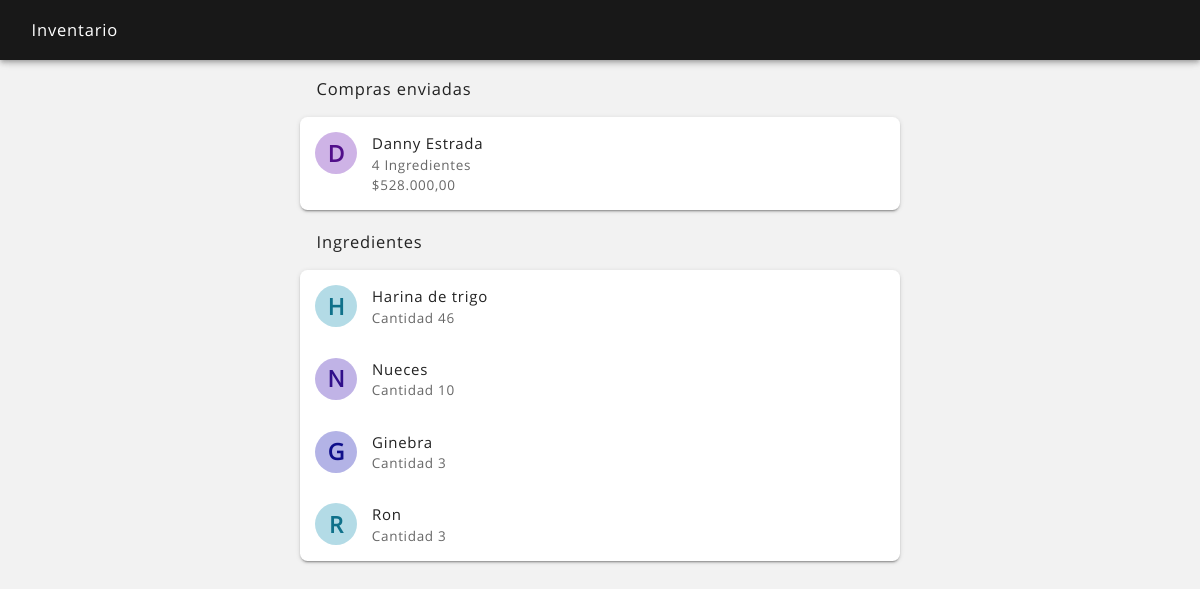
Page /inventario_ver.php (signed in) on the earlier database version.
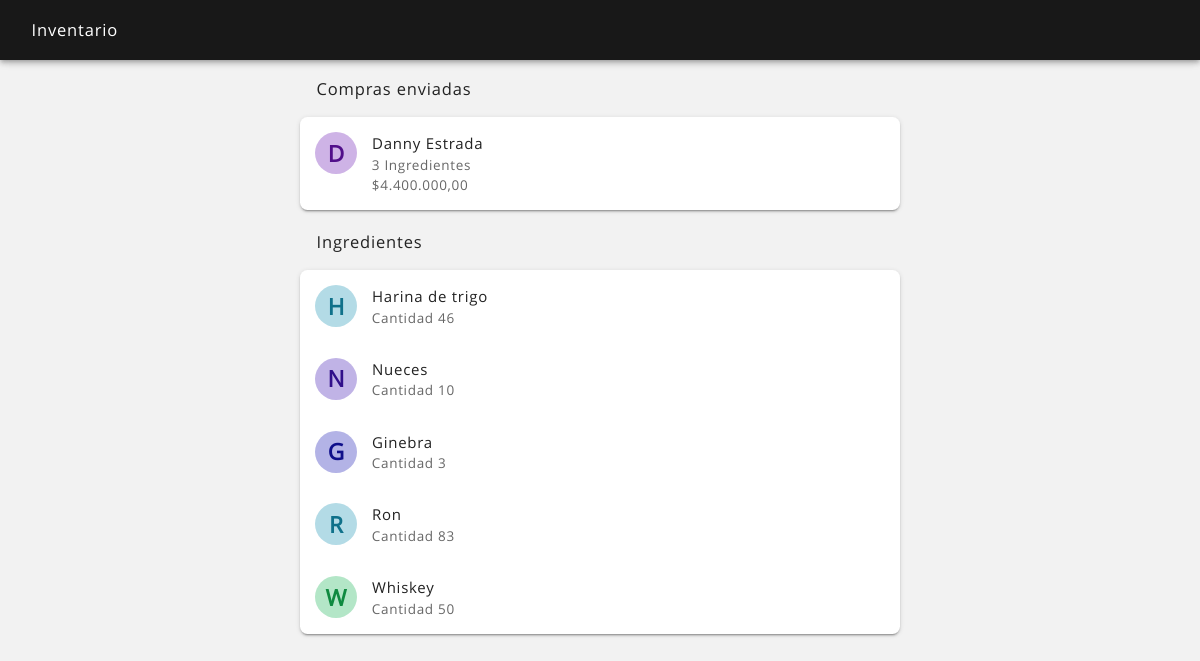
Same page on the later database version.
### tables this page shows
CREATE TABLE `compra` (
  `compra_id` int(11) NOT NULL,
  `fecha_alta` datetime NOT NULL,
  `fecha_mod` datetime NOT NULL,
  `fecha_baja` datetime NOT NULL,
  `usuario_alta` int(11) NOT NULL,
  `usuario_mod` int(11) NOT NULL,
  `usuario_baja` int(11) NOT NULL,
  `estado` text NOT NULL,
  `observacion_envio` text NOT NULL,
  `observacion_recepcion` text NOT NULL,
  `destino` int(11) NOT NULL
);

CREATE TABLE `usuario` (
  `usuario_id` int(11) NOT NULL,
  `fecha_alta` datetime NOT NULL,
  `fecha_mod` datetime NOT NULL,
  `fecha_baja` datetime NOT NULL,
  `usuario_alta` int(11) NOT NULL,
  `usuario_mod` int(11) NOT NULL,
  `usuario_baja` int(11) NOT NULL,
  `estado` text NOT NULL,
  `nombres` text NOT NULL,
  `apellidos` text NOT NULL,
  `documento_tipo` text NOT NULL,
  `documento_numero` text NOT NULL,
  `tipo` text NOT NULL,
  `correo` text NOT NULL,
  `contrasena` text NOT NULL,
  `telefono` text NOT NULL,
  `telefono_emergencia` text NOT NULL,
  `direccion` text NOT NULL,
  `fecha_nacimiento` date NOT NULL,
  `porcentaje_comision` text NOT NULL,
  `imagen` text NOT NULL,
  `imagen_nombre` text NOT NULL,
  `local_id` int(11) NOT NULL
);

CREATE TABLE `inventario` (
  `inventario_id` int(11) NOT NULL,
  `fecha_alta` datetime NOT NULL,
  `fecha_mod` datetime NOT NULL,
  `fecha_baja` datetime NOT NULL,
  `usuario_alta` int(11) NOT NULL,
  `usuario_mod` int(11) NOT NULL,
  `usuario_baja` int(11) NOT NULL,
  `estado` text NOT NULL,
  `cantidad_actual` text NOT NULL,
  `cantidad_minima` text NOT NULL,
  `cantidad_maxima` text NOT NULL,
  `ingrediente_id` int(11) NOT NULL,
  `local_id` int(11) NOT NULL
);

CREATE TABLE `ingrediente` (
  `ingrediente_id` int(11) NOT NULL,
  `fecha_alta` datetime NOT NULL,
  `fecha_mod` datetime NOT NULL,
  `fecha_baja` datetime NOT NULL,
  `usuario_alta` int(11) NOT NULL,
  `usuario_mod` int(11) NOT NULL,
  `usuario_baja` int(11) NOT NULL,
  `estado` text NOT NULL,
  `ingrediente` text NOT NULL,
  `tipo` text NOT NULL,
  `unidad_minima` text NOT NULL,
  `unidad_compra` text NOT NULL,
  `costo_unidad_minima` text NOT NULL,
  `costo_unidad_compra` text NOT NULL,
  `cantidad_unidad_compra` text NOT NULL,
  `proveedor_id` int(11) NOT NULL,
  `productor_id` text NOT NULL
);

### sis/variables_sesion.php (called while the page is built, shortened)
<?php
$sesion_id = $_SESSION['id'];
$correo = $_SESSION['correo'];
?>
<?php
$consulta = $conexion->query("SELECT * FROM usuario WHERE usuario_id = $sesion_id and estado = 'activo'");
if ($consulta->num_rows == 0)
{
    session_unset();
    session_destroy();
    header("location:logueo.php?caso=4&correo=$correo");
}
else
{
    while ($fila = $consulta->fetch_assoc())
    {
        $sesion_local_id = $fila['local_id'];
    }
}
?>

### sis/avatar_color.php (called while the page is built)
<?php
$pla = ord(strtolower($avatar_nombre[0]));
$ula = ord(substr($avatar_nombre, -1));
$lca = strlen($avatar_nombre);
$sca = $pla + $ula + $lca + $avatar_id;
$sca = $sca << 5;
$ab_hue = $sca;
$ab_sat = "50%";
$ab_lig = "80%";
$at_hue = $sca;
$at_sat = "80%";
$at_lig = "30%";
?>

### inventario_ver.php (the view, shortened to what the changed rows need)
<?php
include ("sis/nombre_sesion.php");
?>
<?php
include ("sis/variables_sesion.php");
?>
<?php
if(isset($_POST['body_snack'])) $body_snack = $_POST['body_snack']; elseif(isset($_GET['body_snack'])) $body_snack = $_GET['body_snack']; else $body_snack = null;
?>
<!DOCTYPE html>
<html lang="es">
<head>
    <?php
    include ("partes/head.php");
    ?>
</head>
<body <?php echo $body_snack; ?>>
<header class="rdm-toolbar--contenedor">
    <div class="rdm-toolbar--fila">
        <div class="rdm-toolbar--izquierda">
            <h2 class="rdm-toolbar--titulo">Inventario</h2>
        </div>
    </div>
</header>
<main class="rdm--contenedor-toolbar">
    <?php
    $consulta = $conexion->query("SELECT * FROM compra WHERE estado = 'enviado' and destino = '$sesion_local_id' ORDER BY fecha_alta");
    if ($consulta->num_rows == 0)
    {
        ?>
        <?php
    }
    else
    {
        ?>
        <h2 class="rdm-lista--titulo-largo">Compras enviadas</h2>
        <section class="rdm-lista">
        <?php
        while ($fila = $consulta->fetch_assoc())
        {
            $compra_id = $fila['compra_id'];
            $usuario_alta = $fila['usuario_alta'];
            $consulta_usuario = $conexion->query("SELECT * FROM usuario WHERE usuario_id = '$usuario_alta'");
            if ($fila = $consulta_usuario->fetch_assoc())
            {
                $nombres = $fila['nombres'];
                $apellidos = $fila['apellidos'];
                $enviado_por = "$nombres $apellidos";
            }
            else
            {
                $enviado_por = "";
            }
            $consulta_ingredientes = $conexion->query("SELECT * FROM compra_ingrediente WHERE compra_id = '$compra_id'");
            $total_ingredientes = $consulta_ingredientes->num_rows;
            $consulta_costo = $conexion->query("SELECT * FROM compra_ingrediente WHERE compra_id = '$compra_id' ORDER BY fecha_alta DESC");
            if ($consulta_costo->num_rows != 0)
            {
                $composicion_costo = 0;
                while ($fila = $consulta_costo->fetch_assoc())
                {
                    $cantidad_enviada = $fila['cantidad_enviada'];
                    $ingrediente_id = $fila['ingrediente_id'];
                    $consulta2 = $conexion->query("SELECT * FROM ingrediente WHERE ingrediente_id = $ingrediente_id");
                    if ($filas2 = $consulta2->fetch_assoc())
                    {
                        $costo_unidad_compra_c = $filas2['costo_unidad_compra'];
                    }
                    else
                    {
                        $unidad_compra_c = "unid";
                        $costo_unidad_compra_c = 0;
                    }
                    $ingrediente_costo = $costo_unidad_compra_c * $cantidad_enviada;
                    $composicion_costo = $composicion_costo + $ingrediente_costo;
                }
                $costo_valor = $composicion_costo;
            }
            else
            {
                $costo_valor = 0;
            }
            $avatar_id = $compra_id;
            $avatar_nombre = "$enviado_por";
            include ("sis/avatar_color.php");
            $imagen = '<div class="rdm-lista--avatar-color" style="background-color: hsl('.$ab_hue.', '.$ab_sat.', '.$ab_lig.'); color: hsl('.$at_hue.', '.$at_sat.', '.$at_lig.');"><span class="rdm-lista--avatar-texto">'.strtoupper(substr($avatar_nombre, 0, 1)).'</span></div>';
            ?>
            <a href="inventario_recibir.php?compra_id=<?php echo($compra_id) ?>">
                <article class="rdm-lista--item-doble">
                    <div class="rdm-lista--izquierda">
                        <div class="rdm-lista--contenedor">
                            <?php echo "$imagen"; ?>
                        </div>
                        <div class="rdm-lista--contenedor">
                            <h2 class="rdm-lista--titulo"><?php echo ucwords("$enviado_por"); ?></h2>
                            <h2 class="rdm-lista--texto-secundario"><?php echo ($total_ingredientes); ?> Ingredientes</h2>
                            <h2 class="rdm-lista--texto-secundario">$<?php echo number_format($costo_valor, 2, ",", "."); ?></h2>
                        </div>
                    </div>
                </article>
            </a>
        <?php
        }
        ?>
        </section>
    <?php
    }
    ?>
    <?php
    $consulta = $conexion->query("SELECT * FROM inventario WHERE local_id = '$sesion_local_id'");
    if ($consulta->num_rows == 0)
    {
        ?>
        <h2 class="rdm-lista--titulo-largo">Ingredientes</h2>
        <section class="rdm-lista">
            <article class="rdm-lista--item-doble">
                <div class="rdm-lista--izquierda">
                    <div class="rdm-lista--contenedor">
                        <div class="rdm-lista--avatar"><div class="rdm-lista--icono"><i class="zmdi zmdi-info zmdi-hc-2x"></i></div></div>
                    </div>
                    <div class="rdm-lista--contenedor">
                        <h2 class="rdm-lista--titulo">Vacio</h2>
                        <h2 class="rdm-lista--texto-secundario">No hay ingredientes en tu inventario</h2>
                    </div>
                </div>
            </article>
        </section>
        <?php
    }
    else
    {
        ?>
        <h2 class="rdm-lista--titulo-largo">Ingredientes</h2>
        <section class="rdm-lista">
        <?php
        while ($fila = $consulta->fetch_assoc())
        {
            $inventario_id = $fila['inventario_id'];
            $cantidad_actual = $fila['cantidad_actual'];
            $ingrediente_id = $fila['ingrediente_id'];
            $consulta2 = $conexion->query("SELECT * FROM ingrediente WHERE ingrediente_id = $ingrediente_id");
            if ($filas2 = $consulta2->fetch_assoc())
            {
                $ingrediente = $filas2['ingrediente'];
            }
            else
            {
                $ingrediente = $filas2['ingrediente'];
            }
            $avatar_id = $inventario_id;
            $avatar_nombre = "$ingrediente";
            include ("sis/avatar_color.php");
            $imagen = '<div class="rdm-lista--avatar-color" style="background-color: hsl('.$ab_hue.', '.$ab_sat.', '.$ab_lig.'); color: hsl('.$at_hue.', '.$at_sat.', '.$at_lig.');"><span class="rdm-lista--avatar-texto">'.strtoupper(substr($avatar_nombre, 0, 1)).'</span></div>';
            ?>
                <article class="rdm-lista--item-doble">
                    <div class="rdm-lista--izquierda">
                        <div class="rdm-lista--contenedor">
                            <?php echo "$imagen"; ?>
                        </div>
                        <div class="rdm-lista--contenedor">
                            <h2 class="rdm-lista--titulo"><?php echo ucfirst("$ingrediente"); ?></h2>
                            <h2 class="rdm-lista--texto-secundario">Cantidad <?php echo ($cantidad_actual); ?></h2>
                        </div>
                    </div>
                </article>
        <?php
        }
        ?>
        </section>
    <?php
    }
    ?>
</main>
</body>
</html>

Differences in the rows shown:
no longer on this page (row edited): usuario: usuario_id "4"
changed compra "Danny Estrada": total_ingredientes (not shown) → "3"; costo_valor "528.000,00" → "4.400.000,00"
changed inventario "Ron": cantidad_actual "3" → "83"
added inventario: ingrediente.ingrediente "W", ingrediente.ingrediente "Whiskey", cantidad_actual "50"
